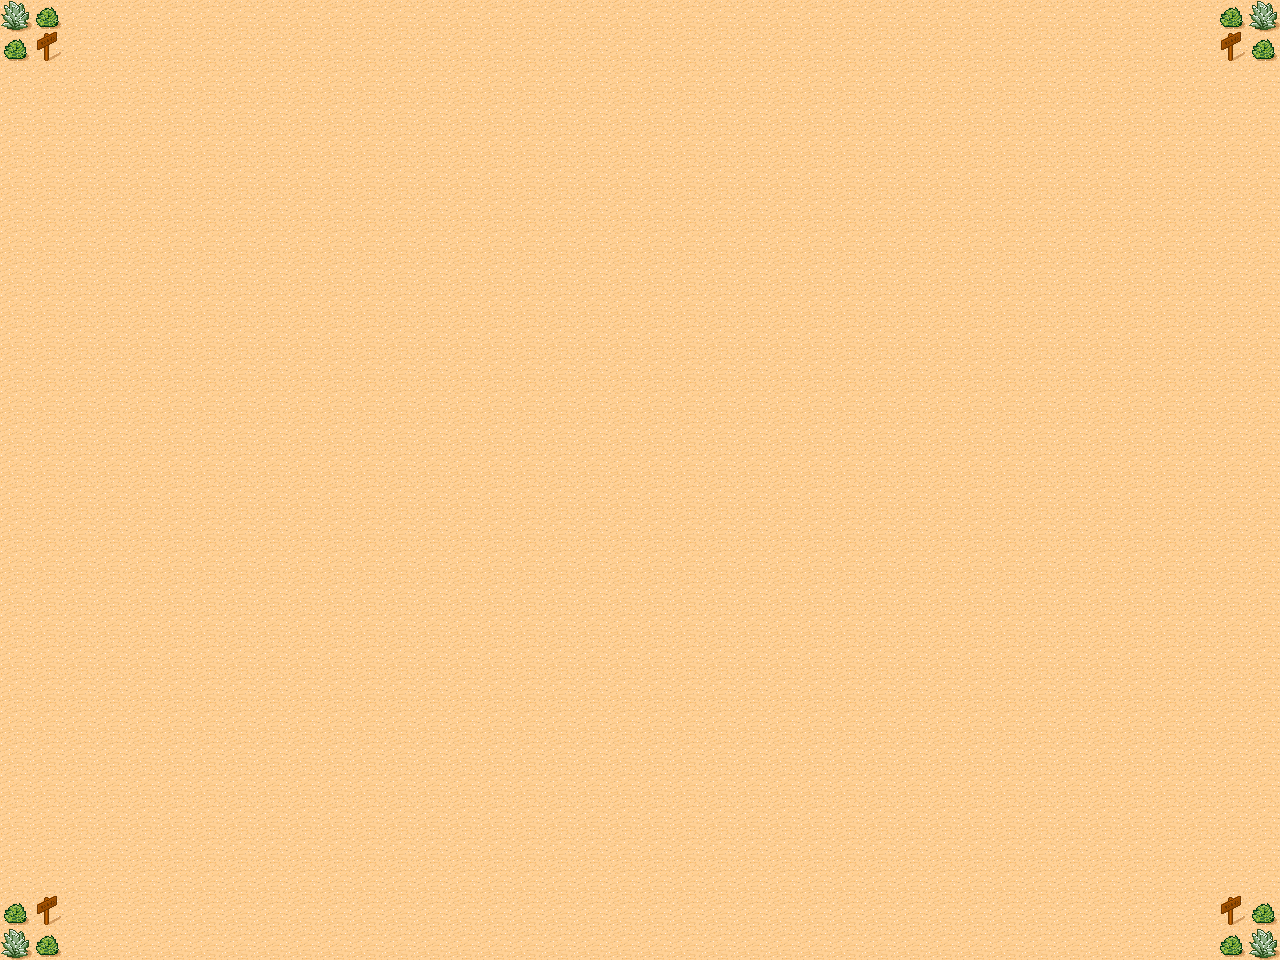

A 2D game scene composited from a Tiled map and its tileset images. What follows is a short description and the map's XML, with each tile layer's data collapsed to a summary:
An orthogonal 40x30 tile map with 32x32 px tiles, 1 tile layer (块层 1).

<map version="1.0" orientation="orthogonal" renderorder="right-down" width="40" height="30" tilewidth="32" tileheight="32">
 <tileset firstgid="1" name="tmw_desert_spacing" tilewidth="32" tileheight="32" spacing="1" margin="1">
  <image source="map item/tmw_desert_spacing.png" width="265" height="199" />
 </tileset>
 <layer name="块层 1" width="40" height="30">
  <data>[1200 cells, 1200 non-empty, 4 distinct tile ids]</data>
 </layer>
</map>
